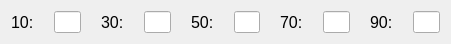
    <widget class="QWidget" name="layoutWidget_29">
     <property name="geometry">
      <rect>
       <x>10</x>
       <y>320</y>
       <width>451</width>
       <height>29</height>
      </rect>
     </property>
     <layout class="QHBoxLayout" name="MemoryRow10">
      <property name="spacing">
       <number>20</number>
      </property>
      <item>
       <layout class="QHBoxLayout" name="horizontalLayout_189">
        <item>
         <widget class="QLabel" name="label_261">
          <property name="font">
           <font>
            <pointsize>12</pointsize>
           </font>
          </property>
          <property name="text">
           <string>10:</string>
          </property>
         </widget>
        </item>
        <item>
         <widget class="QLineEdit" name="memLineEdit10">
          <property name="maxLength">
           <number>4</number>
          </property>
         </widget>
        </item>
       </layout>
      </item>
      <item>
       <layout class="QHBoxLayout" name="horizontalLayout_190">
        <item>
         <widget class="QLabel" name="label_262">
          <property name="font">
           <font>
            <pointsize>12</pointsize>
           </font>
          </property>
          <property name="text">
           <string>30:</string>
          </property>
         </widget>
        </item>
        <item>
         <widget class="QLineEdit" name="memLineEdit30">
          <property name="maxLength">
           <number>4</number>
          </property>
         </widget>
        </item>
       </layout>
      </item>
      <item>
       <layout class="QHBoxLayout" name="horizontalLayout_191">
        <item>
         <widget class="QLabel" name="label_263">
          <property name="font">
           <font>
            <pointsize>12</pointsize>
           </font>
          </property>
          <property name="text">
           <string>50:</string>
          </property>
         </widget>
        </item>
        <item>
         <widget class="QLineEdit" name="memLineEdit50">
          <property name="maxLength">
           <number>4</number>
          </property>
         </widget>
        </item>
       </layout>
      </item>
      <item>
       <layout class="QHBoxLayout" name="horizontalLayout_192">
        <item>
         <widget class="QLabel" name="label_264">
          <property name="font">
           <font>
            <pointsize>12</pointsize>
           </font>
          </property>
          <property name="text">
           <string>70:</string>
          </property>
         </widget>
        </item>
        <item>
         <widget class="QLineEdit" name="memLineEdit70">
          <property name="maxLength">
           <number>4</number>
          </property>
         </widget>
        </item>
       </layout>
      </item>
      <item>
       <layout class="QHBoxLayout" name="horizontalLayout_193">
        <item>
         <widget class="QLabel" name="label_265">
          <property name="font">
           <font>
            <pointsize>12</pointsize>
           </font>
          </property>
          <property name="text">
           <string>90:</string>
          </property>
         </widget>
        </item>
        <item>
         <widget class="QLineEdit" name="memLineEdit90">
          <property name="maxLength">
           <number>4</number>
          </property>
         </widget>
        </item>
       </layout>
      </item>
     </layout>
    </widget>
